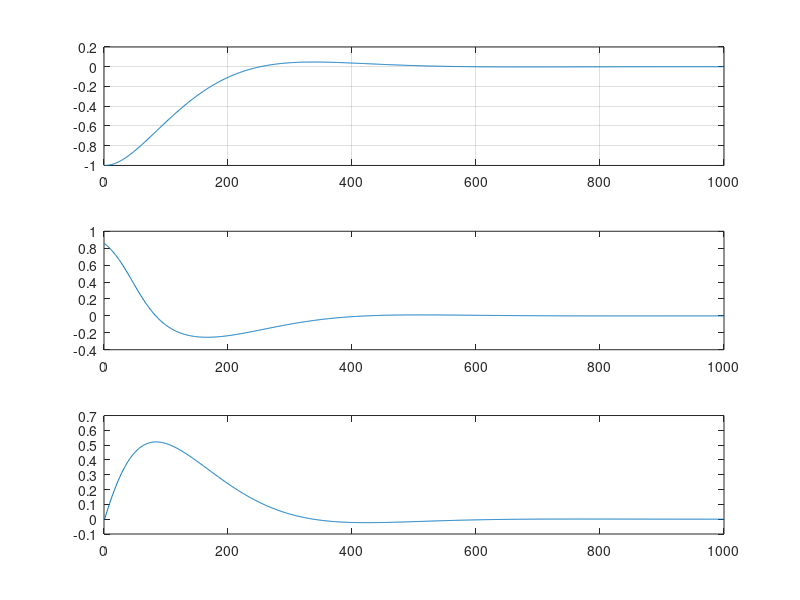
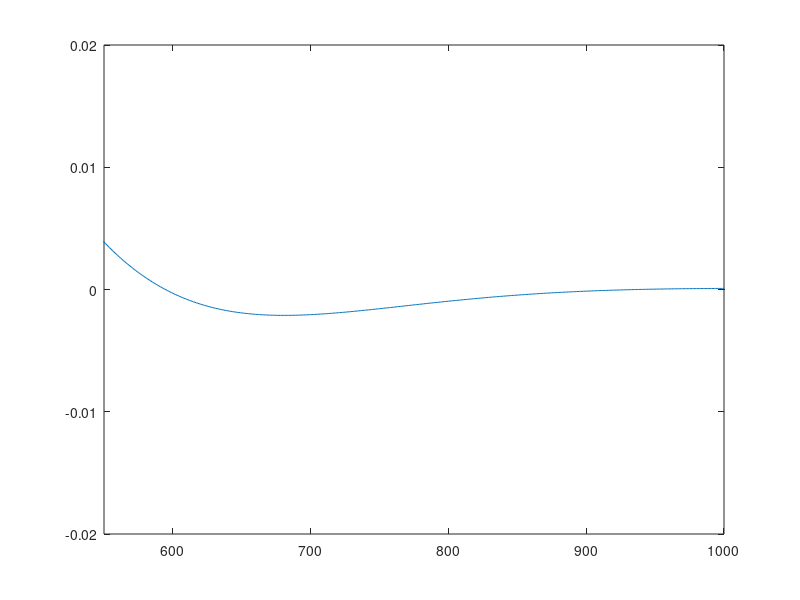

MATLAB code for these plots, in order:
% HW4: Pure Pursuit control for lane switching
clear all;
yd = 2;  		    % desired path
x0 = 0;  		    % initial x
y0 = 1;  		    % initial y = 1,2
theta0 = 0;  		% initial theta
N = 1000;  		    % calculate 1000 steps
x = zeros(1,N); 	% creat x vecotor with all 0 elements
y = zeros(1,N); 	% creat y vecotor with all 0 elements
theta = zeros(1,N); % creat theta vecotor with all 0 elements
phi = zeros(1,N); 	% creat phi vecotor with all 0 elements
x(1) = x0; 		    % record the first x value
y(1) = y0; 		    % record the first y value
theta(1) = theta0; 	% record the first theta value
T = 0.01 ;    		% sampling time
v = 1.2 ;    		% speed
k = 1.1 ;    		% control gain (need to tune this)
L = 1.0;    		% vehicle baseline

for i=1:1:N-1
    ld = k*v;                             		 % calculate lookaead distance
    alpha = asin((yd-y(i))/ld)-theta(i);         % calculate alpha angle
    phi(i) = atan(2*L*sin(alpha)/ld);  		     % calculate steering angle phi
    x(i+1) = x(i)+v*cos(theta(i))*T;             % calculate next x based on current control input
    y(i+1) = y(i)+v*sin(theta(i))*T;             % calculate next y based on current control input
    theta(i+1) = theta(i) + (v*tan(phi(i))/L)*T; % calculate next theta based on current control input
end

figure(1)
subplot(3,1,1)
plot(y-yd);    		% plot lane switching errors
grid on;
subplot(3,1,2)
plot(phi);     		% plot steering angles
subplot(3,1,3)
plot(theta)    		% plot vehicle orientations
figure(2)
plot(x,y);
max(y-yd)           % overshoot
plot(y-yd)          %tracking error after 6 seconds
ylim([-0.02 0.02])
xlim([550 1000])
